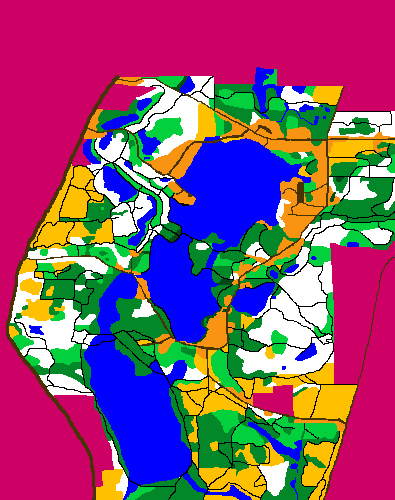
#> input picture source/terrain.png, 395 x 500 px
$ python -i lab1_test.py   (imports and definitions only)
#> lines starting #> are read from the running program, lines starting #| are printed output that depends on the picture
#> further down, picture is the input picture: PIL image 395x500 RGBA; mean R, G, B, A 138.8, 80, 115.5, 255
import math
import sys
from PIL import Image

OL = 2
RM = 1.5
EMF = 1.8
SRF = 1.4
WF = 1.2
IV = 0
LSM = 0
LSM_W = 1
PR = 2.5
FP = 2.2
FP_S = EMF
TERRAIN_SPEED = {(248, 148, 18): OL, (255, 192, 0): RM,
                 (255, 255, 255): EMF, (2, 208, 60): SRF,
                 (2, 136, 40): WF, (5, 73, 24): IV,
                 (0, 0, 255): LSM, (71, 51, 3): PR,
                 (0, 0, 0): FP, (205, 0, 101): 0,
                 (150, 150, 150): FP_S, (100, 200, 255): LSM_W,
                 (0, 0, 100): LSM}
LONGITUDE = 10.29 # X
LATITUDE = 7.55 # Y


class PriorityQueue:
    def __init__(self):
        self.queue = []

    # [8 lines left out: function enqueue, not called in this run]

    def dequeue(self):
        return self.queue.pop(0)

    def remove(self, vertex):
        self.queue.remove(vertex)

    def isEmpty(self):
        return len(self.queue) == 0

    # def sortAdd(self, neighbor):


class Vertex:
    # [5 lines left out: function __init__, not called in this run]

    def addNeighbor(self, vertex, value):
        self.neighbor[vertex] = value

    def modifyH(self, value):
        self.function[0] = value

    def modifyG(self, value):
        self.function[1] = value

    def modifyF(self, value):
        self.function[2] = value

    # [5 lines left out: function __str__, not called in this run]


class Graph:
    def __init__(self):
        self.vertList = {}

    def clear(self):
        self.vertList.clear()

    # [30 lines left out: functions addVertex, getVertex, connect, disconnect, not called in this run]
        # else:
        #     print("didn't find:" + str(v))

    def clearPred(self):
        for v in self.vertList.values():
            v.pred = None


"""
In usual case, slope <= 5, speed = max speed; slope >= 45, speed = 0;
in between is considered as a linear decrease
"""
# [9 lines left out: function get_speed, not called in this run]


def change_fall(image):
    newTerrain = (150, 150, 150)
    newImage = image.copy()
    size = image.size
#> size = (395, 500)
    for y in range(size[1]):
        for x in range(size[0]):
            if newImage.getpixel((x, y))[0: 3] == (0, 0, 0):
                currentNeighbor = set()
                if x > 0:
                    currentNeighbor.add(newImage.getpixel((x - 1, y))[0: 3])
                if x < size[0] - 1:
                    currentNeighbor.add(newImage.getpixel((x + 1, y))[0: 3])
                if y > 0:
                    currentNeighbor.add(newImage.getpixel((x, y - 1))[0: 3])
                if y < size[1] - 1:
                    currentNeighbor.add(newImage.getpixel((x, y + 1))[0: 3])
                if (255, 255, 255) in currentNeighbor:
                    newImage.putpixel((x, y), newTerrain)
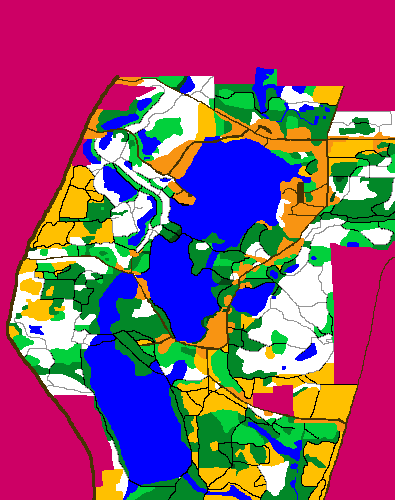
#> newImage: PIL image 395x500 RGBA; mean R, G, B, A 140.6, 81.9, 117.4, 255
    return newImage


# [107 lines left out: functions change_winter, change_spring, bfs, bfsAll, winter_terrain, spring_terrain and 1 more, not called in this run]


def get_distance(start, destination):
    # 3d coordinate
    return math.sqrt(pow((start[0] - destination[0]) * LONGITUDE, 2) + pow((start[1] - destination[1]) * LATITUDE, 2) + pow((start[2] - destination[2]), 2))


def get_slope(start, destination):
    tan = abs(start[2] - destination[2]) / math.sqrt(pow((start[0] - destination[0]) * LONGITUDE, 2) + pow((start[1] - destination[1]) * LATITUDE, 2))
    return math.atan(tan) * 180 / math.pi


# [38 lines left out: functions heuristics_time, heuristics_speed, not called in this run]

    # [14 lines of commented-out code are left out]


def get_terrain(x, y, image):
    color = image.getpixel((x, y))[0:3]
    return color


# [156 lines left out: functions create_path, buildGraph, aStarSearch, main, not called in this run]

    # [7 lines of commented-out code are left out]


# [2 lines not run here, left out]

>>> from PIL import Image
>>> picture = Image.open('source/terrain.png')
>>> result = change_fall(picture)
